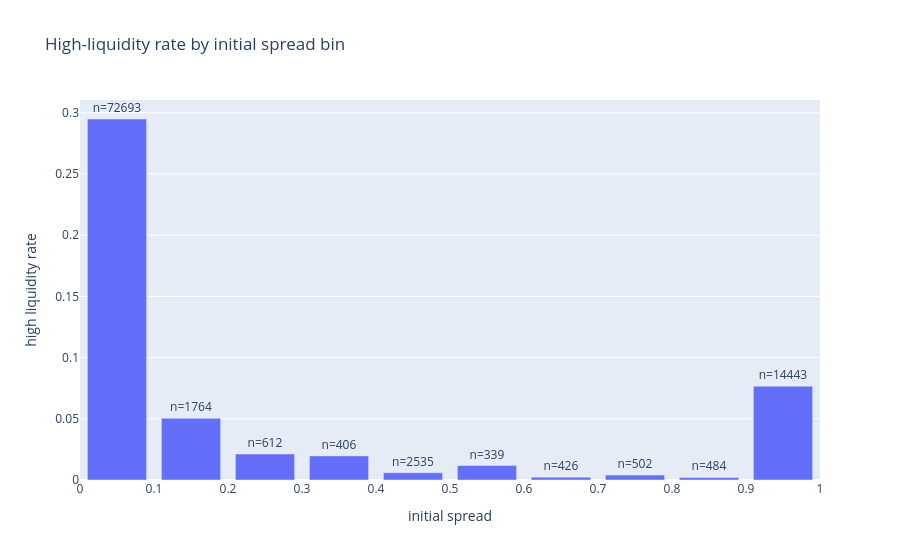

The notebook cell saved with this chart:
### Code cell
# Liquidity rate across spread bins
df['spread_bin'] = pd.cut(df['spread_initial'], bins=10, precision=2)
spread_liq = df.groupby('spread_bin')[target].agg(['mean', 'count']).reset_index()
spread_liq['spread_bin_mid'] = spread_liq['spread_bin'].apply(lambda x: x.mid)

fig = px.bar(
    spread_liq,
    x='spread_bin_mid',
    y='mean',
    title='High-liquidity rate by initial spread bin',
    labels={'mean': 'high liquidity rate', 'spread_bin_mid': 'initial spread'},
    text='count'
)
fig.update_traces(texttemplate='n=%{text}', textposition='outside')
fig.show()

### Figure 1 — Plotly figure (JSON) as saved in the notebook; plotly's stock layout.template omitted (floating-point values rounded to 4 significant figures)
{"data": [{"hovertemplate": "initial spread=%{x}<br>high liquidity rate=%{y}<br>count=%{text}<extra></extra>", "legendgroup": "", "marker": {"color": "#636efa", "pattern": {"shape": ""}}, "name": "", "orientation": "v", "showlegend": false, "text": [72690.0, 1764.0, 612.0, 406.0, 2535.0, 339.0, 426.0, 502.0, 484.0, 14440.0], "textposition": "outside", "texttemplate": "n=%{text}", "type": "bar", "x": [0.05, 0.15, 0.25, 0.35, 0.45, 0.55, 0.65, 0.75, 0.85, 0.95], "xaxis": "x", "y": [0.295, 0.05045, 0.02124, 0.0197, 0.005917, 0.0118, 0.002347, 0.003984, 0.002066, 0.07665], "yaxis": "y"}], "layout": {"barmode": "relative", "legend": {"tracegroupgap": 0}, "title": {"text": "High-liquidity rate by initial spread bin"}, "xaxis": {"anchor": "y", "domain": [0.0, 1.0], "title": {"text": "initial spread"}}, "yaxis": {"anchor": "x", "domain": [0.0, 1.0], "title": {"text": "high liquidity rate"}}}}
